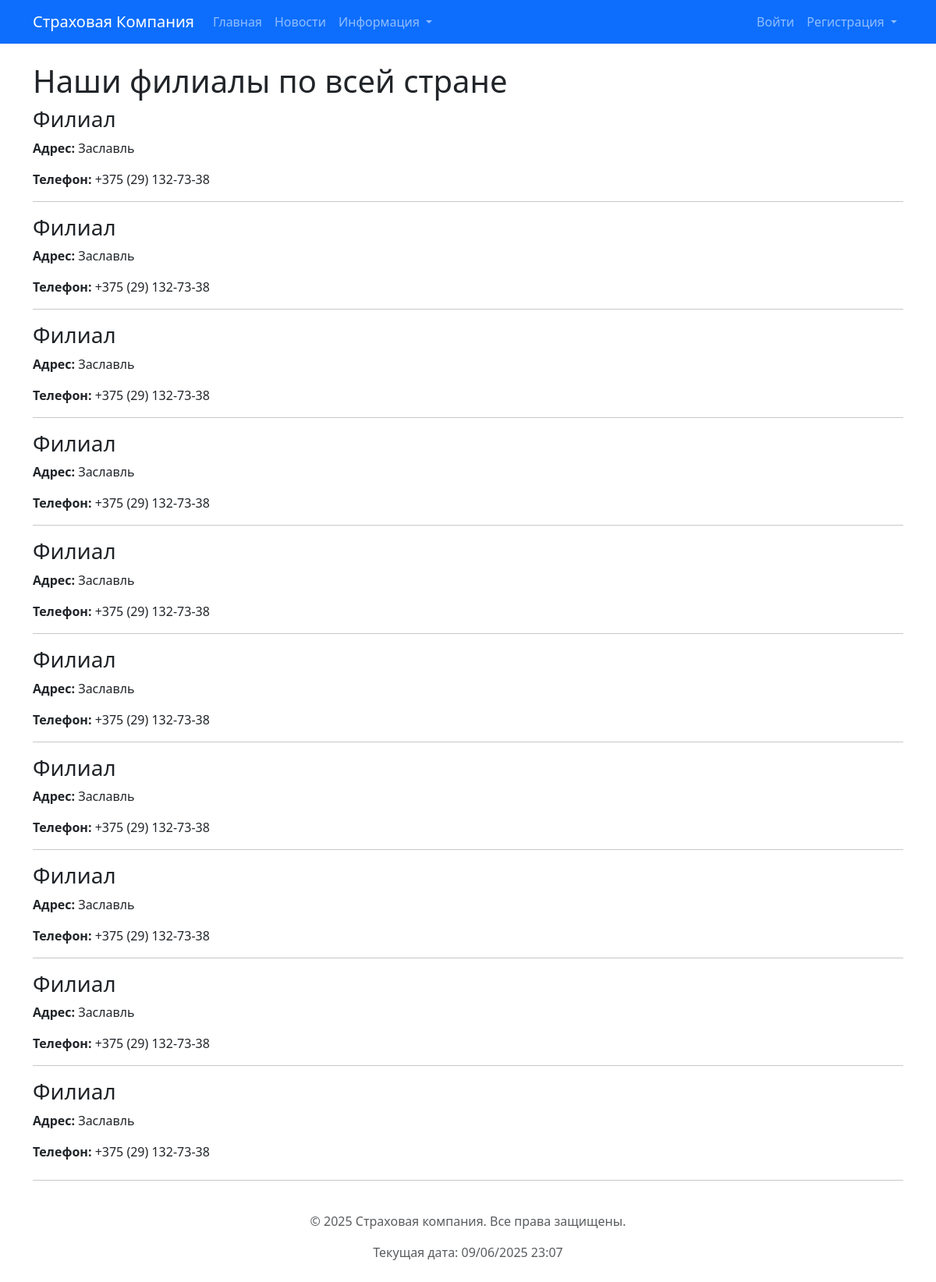
The page /branches/ on the database its author committed.
### insurance_app/models.py (models this page shows, shortened)
class Branch(models.Model):
    name = models.CharField(max_length=200, verbose_name="Название филиала")
    address = models.CharField(max_length=300, verbose_name="Адрес")
    phone_regex = RegexValidator(regex=r'^\+375 \(\d{2}\) \d{3}-\d{2}-\d{2}$', message="Номер телефона должен быть в формате: +375 (XX) XXX-XX-XX")
    phone = models.CharField(validators=[phone_regex], max_length=20, verbose_name="Телефон")
    image = models.ImageField(upload_to='branch_photos/', blank=True, null=True, verbose_name="Фото филиала")
    class Meta:
        verbose_name = "Филиал"
        verbose_name_plural = "Филиалы"

### insurance_app/views.py (the view)
# urls.py: path('branches/', views.public_branches_list, name='public_branches'),
def public_branches_list(request):
    branches = Branch.objects.all().order_by('name')
    context = {
        'branches': branches,
        'page_title': 'Наши филиалы по всей стране'
    }
    return render(request, 'insurance_app/public_branches.html', context)

### insurance_app/templates/insurance_app/public_branches.html (shortened to what this page needs)
{% extends 'base.html' %}
{% block content %}
    <h1>{{ page_title|default:"Филиалы компании" }}</h1>
    {% if branches %}
        {% for branch in branches %}
            <div class="branch-item" style="margin-bottom: 15px;">
                <h3>{{ branch.name }}</h3>
                <p><strong>Адрес:</strong> {{ branch.address }}</p>
                <p><strong>Телефон:</strong> {{ branch.phone }}</p>
            </div>
            {% if not forloop.last %}<hr>{% endif %}
        {% endfor %}
    {% else %}
        <p>Информация о филиалах компании пока отсутствует.</p>
    {% endif %}
{% endblock %}

### rows shown on the page
Branch: name "Филиал", address "Заславль", phone "+375 (29) 132-73-38"
Branch: name "Филиал", address "Заславль", phone "+375 (29) 132-73-38"
Branch: name "Филиал", address "Заславль", phone "+375 (29) 132-73-38"
Branch: name "Филиал", address "Заславль", phone "+375 (29) 132-73-38"
Branch: name "Филиал", address "Заславль", phone "+375 (29) 132-73-38"
Branch: name "Филиал", address "Заславль", phone "+375 (29) 132-73-38"
Branch: name "Филиал", address "Заславль", phone "+375 (29) 132-73-38"
Branch: name "Филиал", address "Заславль", phone "+375 (29) 132-73-38"
Branch: name "Филиал", address "Заславль", phone "+375 (29) 132-73-38"
Branch: name "Филиал", address "Заславль", phone "+375 (29) 132-73-38"

### other values the page prints
{{ page_title|default:"Филиалы компании" }} "Наши филиалы по всей стране"
